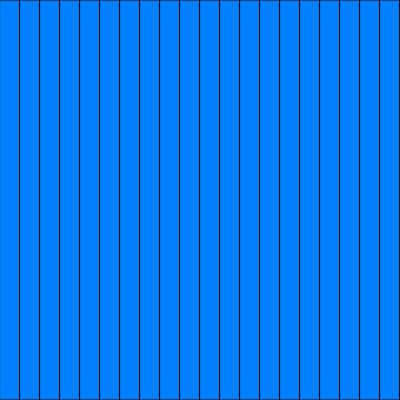
Frame 1 (no input)
Frame 60 (no input): identical to frame 1, image omitted
Frame 120 (the mouse pressed at the canvas centre since frame 60): identical to frame 1, image omitted

The p5.js sketch that drew this single still picture (run headless with seeded random() and noise() and a simulated clock; from frame 60 on, the mouse is pressed at the canvas centre):

// p5.js sketch
// ── sketch.js
// Wk-3 Columns hover red
//https://editor.p5js.org/benjamin.bergery/sketches/kHoiJQtP5

function setup() {
  createCanvas(400, 400);
}

function draw() {
  // background(220); not needed
  
  for (let x=0;x<=width;x+=width/20) 
  // in each column 
  { 
      fill(0,128,255);
    // color it blue
    if (mouseX > x && mouseX < x+width/20) 
    // if mouseX is in the column
    {
      fill(255,0,0); 
      // color the next rectangle red
    }
    rect(x,0,width/10,height);
    // create a rectangle
  }
}




//Part1 - Create 20 columns that turn red when you hover over them
